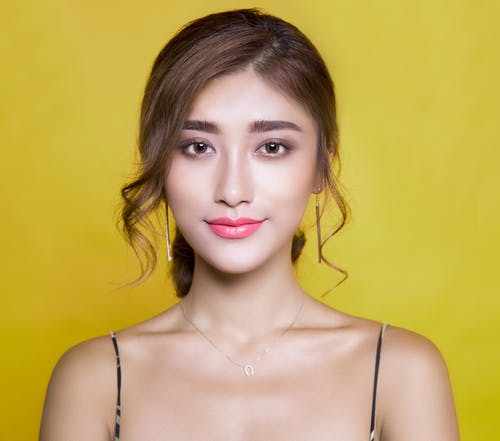
#> input picture pexels-photo-415829.jpeg, 500 x 441 px
$ python masking.py --image ../pexels-photo-415829.jpeg
#> lines starting #> are read from the running program, lines starting #| are printed output that depends on the picture; after the words box and inside, x2 and y2 are one past the last pixel; in counts of white or black regions, pixels touching at a corner belong together
# importing numpy to work with pixels
import numpy as np

# importing argument parsers
import argparse

# importing the OpenCV module
import cv2


# initializing an argument parser object
ap = argparse.ArgumentParser()

# adding the argument, providing the user an option
# to input the path of the image
ap.add_argument("-i", "--image", required=True, help="Path to the image")

# parsing the argument
args = vars(ap.parse_args())

# reading the image location through args
# and reading the image using cv2.imread
image = cv2.imread(args["image"])
#> image is the input picture: shape (441, 500, 3); mean B, G, R 91.1, 168.2, 194.5
cv2.imshow("Original", image)

# creating a mask of that has the same dimensions of the image
# where each pixel is valued at 0
mask = np.zeros(image.shape[:2], dtype="uint8")

# creating a rectangle on the mask
# where the pixels are valued at 255
cv2.rectangle(mask, (0, 90), (290, 450), 255, -1)
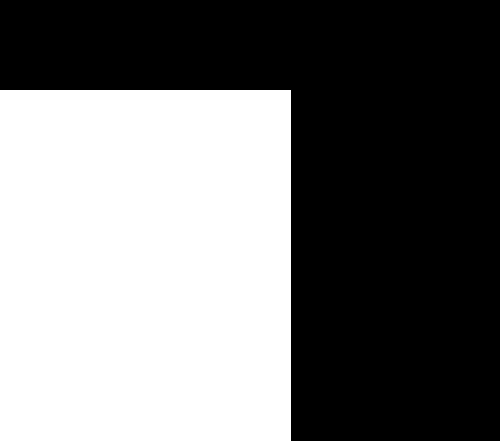
#> mask: shape (441, 500); 46.3% white; 1 white region, box (x1, y1, x2, y2) and area: (0, 90, 291, 441) 102141
cv2.imshow("Mask", mask)

# performing a bitwise_and with the image and the mask
masked = cv2.bitwise_and(image, image, mask=mask)
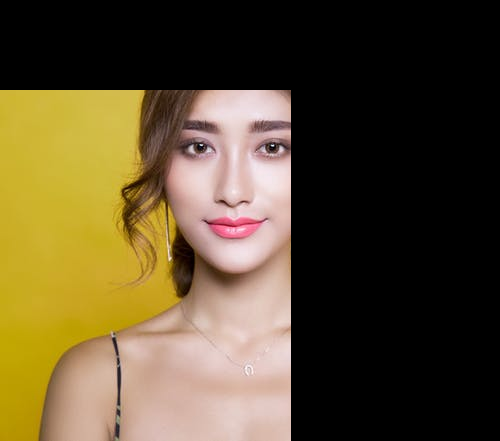
#> masked: shape (441, 500, 3); mean B, G, R 46.9, 75.7, 90.2
cv2.imshow("Mask applied to Image", masked)
cv2.waitKey(0)

# creating a mask of that has the same dimensions of the image
# where each pixel is valued at 0
mask = np.zeros(image.shape[:2], dtype="uint8")

# creating a rectangle on the mask
# where the pixels are valued at 255
cv2.circle(mask, (145, 200), 100, 255, -1)
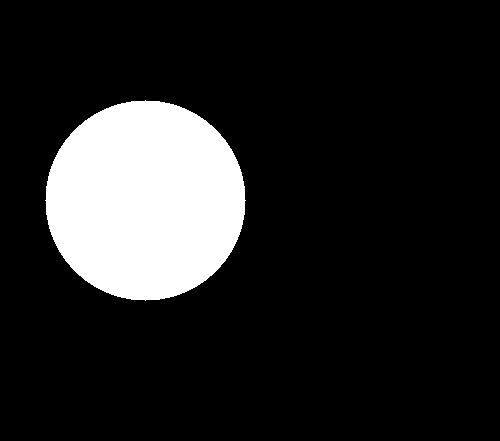
#> mask: shape (441, 500); 14.2% white; 1 white region, box (x1, y1, x2, y2) and area: (45, 100, 246, 301) 31417
cv2.imshow("Mask", mask)

# performing a bitwise_and with the image and the mask
masked = cv2.bitwise_and(image, image, mask=mask)
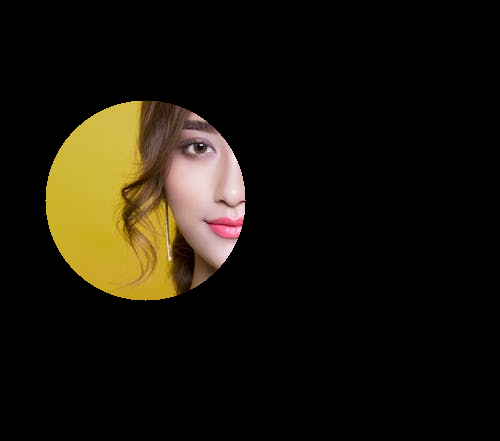
#> masked: shape (441, 500, 3); mean B, G, R 10.5, 20.6, 25.2
cv2.imshow("Mask applied to Image", masked)
cv2.waitKey(0)
